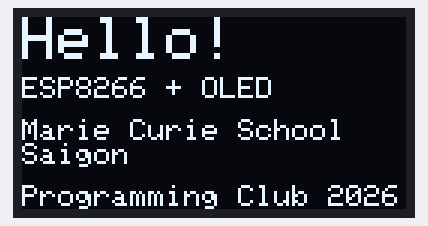
A sketch run on a simulated ESP8266 (NodeMCU). On the bench: 128×64 one-colour display.

Above: at 0.1 s.

The sketch:

oled_SPI_hello.ino
```cpp
//

#include <SPI.h>
#include <Adafruit_GFX.h>
#include <Adafruit_SSD1306.h>

#define SCREEN_WIDTH 128
#define SCREEN_HEIGHT 64

#define OLED_MOSI D7
#define OLED_CLK  D5
#define OLED_DC   D2
#define OLED_CS   D8
#define OLED_RESET D0

Adafruit_SSD1306 display(
  SCREEN_WIDTH,
  SCREEN_HEIGHT,
  &SPI,
  OLED_DC,
  OLED_RESET,
  OLED_CS
);

void setup() {
  if (!display.begin(SSD1306_SWITCHCAPVCC)) {
    while (true) {
      delay(1000);
    }
  }

  display.clearDisplay();

  display.setTextColor(SSD1306_WHITE);

  display.setTextSize(2);
  display.setCursor(0, 0);
  display.println("Hello!");

  display.setTextSize(1);
  display.setCursor(0, 20);
  display.println("ESP8266 + OLED");

  display.setCursor(0, 34);
  display.println("Marie Curie School");

  display.setCursor(0, 42);
  display.println("Saigon");

  display.setCursor(0, 56);
  display.println("Programming Club 2026");

  display.display();
}

void loop() {
}
```
